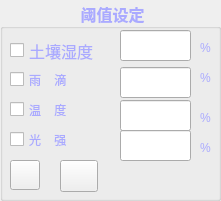
   <widget class="QGroupBox" name="groupBox_4">
    <property name="geometry">
     <rect>
      <x>843</x>
      <y>447</y>
      <width>221</width>
      <height>201</height>
     </rect>
    </property>
    <property name="font">
     <font>
      <family>微软雅黑</family>
      <pointsize>12</pointsize>
      <bold>true</bold>
     </font>
    </property>
    <property name="styleSheet">
     <string notr="true">color: rgb(170, 170, 255);</string>
    </property>
    <property name="title">
     <string>阈值设定</string>
    </property>
    <property name="alignment">
     <set>Qt::AlignmentFlag::AlignCenter</set>
    </property>
    <widget class="QLineEdit" name="soil_yu_la">
     <property name="geometry">
      <rect>
       <x>120</x>
       <y>30</y>
       <width>71</width>
       <height>31</height>
      </rect>
     </property>
    </widget>
    <widget class="QLineEdit" name="rain_yu_la">
     <property name="geometry">
      <rect>
       <x>120</x>
       <y>67</y>
       <width>71</width>
       <height>31</height>
      </rect>
     </property>
    </widget>
    <widget class="QLineEdit" name="temp_yu_la">
     <property name="geometry">
      <rect>
       <x>120</x>
       <y>100</y>
       <width>71</width>
       <height>31</height>
      </rect>
     </property>
    </widget>
    <widget class="QLabel" name="label_7">
     <property name="geometry">
      <rect>
       <x>200</x>
       <y>40</y>
       <width>21</width>
       <height>16</height>
      </rect>
     </property>
     <property name="text">
      <string>%</string>
     </property>
    </widget>
    <widget class="QLabel" name="label_8">
     <property name="geometry">
      <rect>
       <x>200</x>
       <y>70</y>
       <width>21</width>
       <height>16</height>
      </rect>
     </property>
     <property name="text">
      <string>%</string>
     </property>
    </widget>
    <widget class="QLabel" name="label_9">
     <property name="geometry">
      <rect>
       <x>200</x>
       <y>110</y>
       <width>21</width>
       <height>16</height>
      </rect>
     </property>
     <property name="text">
      <string>%</string>
     </property>
    </widget>
    <widget class="QPushButton" name="set_yu_bt">
     <property name="geometry">
      <rect>
       <x>10</x>
       <y>160</y>
       <width>30</width>
       <height>30</height>
      </rect>
     </property>
     <property name="font">
      <font>
       <family>楷体</family>
       <pointsize>-1</pointsize>
      </font>
     </property>
     <property name="styleSheet">
      <string notr="true">border-image: url(:/img/set.png);</string>
     </property>
     <property name="text">
      <string/>
     </property>
    </widget>
    <widget class="QPushButton" name="clear_yu_bt">
     <property name="geometry">
      <rect>
       <x>60</x>
       <y>160</y>
       <width>38</width>
       <height>32</height>
      </rect>
     </property>
     <property name="font">
      <font>
       <family>楷体</family>
       <pointsize>-1</pointsize>
      </font>
     </property>
     <property name="styleSheet">
      <string notr="true">border-image: url(:/img/clear_yu.png);</string>
     </property>
     <property name="text">
      <string/>
     </property>
    </widget>
    <widget class="QCheckBox" name="checkBox">
     <property name="geometry">
      <rect>
       <x>10</x>
       <y>40</y>
       <width>111</width>
       <height>21</height>
      </rect>
     </property>
     <property name="font">
      <font>
       <family>楷体</family>
       <pointsize>12</pointsize>
      </font>
     </property>
     <property name="text">
      <string>土壤湿度</string>
     </property>
    </widget>
    <widget class="QCheckBox" name="checkBox_2">
     <property name="geometry">
      <rect>
       <x>10</x>
       <y>70</y>
       <width>83</width>
       <height>19</height>
      </rect>
     </property>
     <property name="text">
      <string>雨    滴</string>
     </property>
    </widget>
    <widget class="QCheckBox" name="checkBox_3">
     <property name="geometry">
      <rect>
       <x>10</x>
       <y>100</y>
       <width>83</width>
       <height>19</height>
      </rect>
     </property>
     <property name="text">
      <string>温    度</string>
     </property>
    </widget>
    <widget class="QCheckBox" name="checkBox_4">
     <property name="geometry">
      <rect>
       <x>10</x>
       <y>130</y>
       <width>83</width>
       <height>19</height>
      </rect>
     </property>
     <property name="text">
      <string>光    强</string>
     </property>
    </widget>
    <widget class="QLabel" name="label_22">
     <property name="geometry">
      <rect>
       <x>200</x>
       <y>140</y>
       <width>21</width>
       <height>16</height>
      </rect>
     </property>
     <property name="text">
      <string>%</string>
     </property>
    </widget>
    <widget class="QLineEdit" name="light_yu_la">
     <property name="geometry">
      <rect>
       <x>120</x>
       <y>130</y>
       <width>71</width>
       <height>31</height>
      </rect>
     </property>
    </widget>
   </widget>
